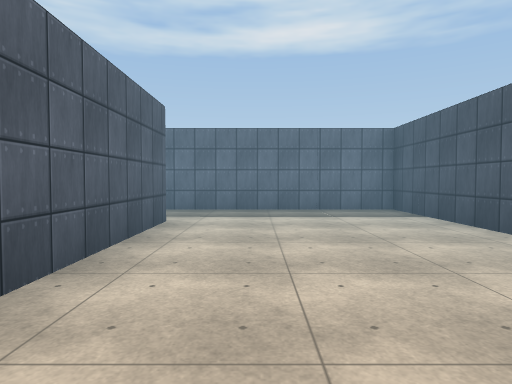
[1] (above)

17 first-person views from a walk through a Unity game level. The camera is 1.4 m above the floor, tilts 2° down and sees 75° across. The floor is counted in squares, 2 m on a side. Each view is taken from the middle of a square. On the plan, view 1 faces up. The plan holds only what a view shows up to about 10 squares ahead; the rest is blank. The player character is not drawn. Some animated figures are not drawn. Surface patterns are stand-ins for the level's own textures.

[2]
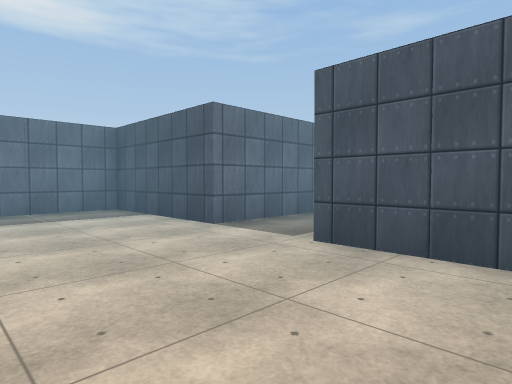

[3]
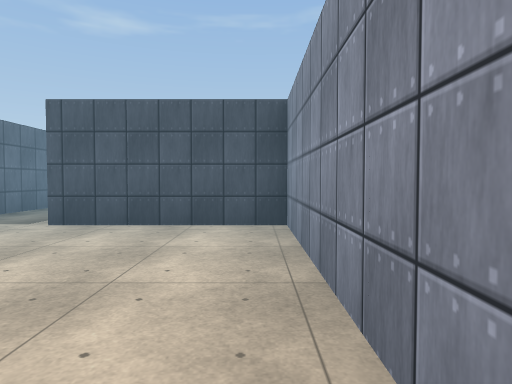

[4]
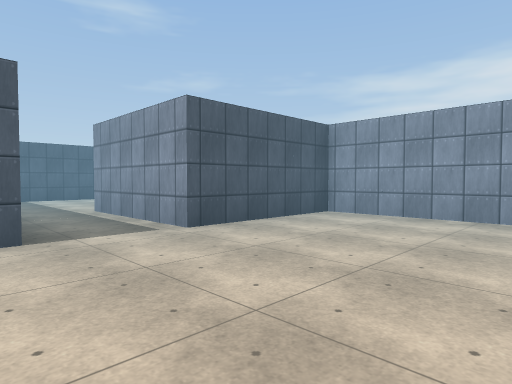

[5]
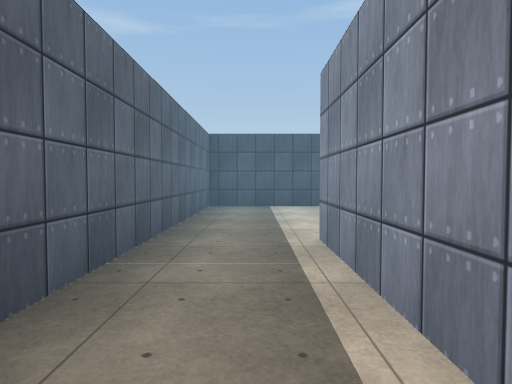

[6]
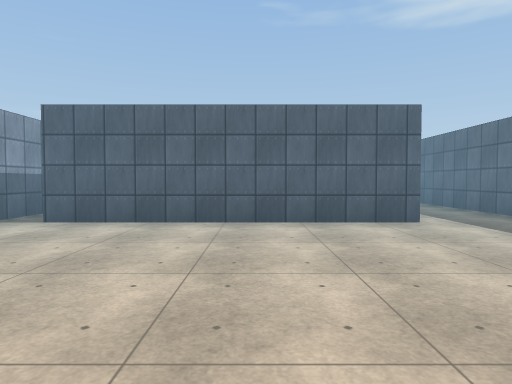

[7]
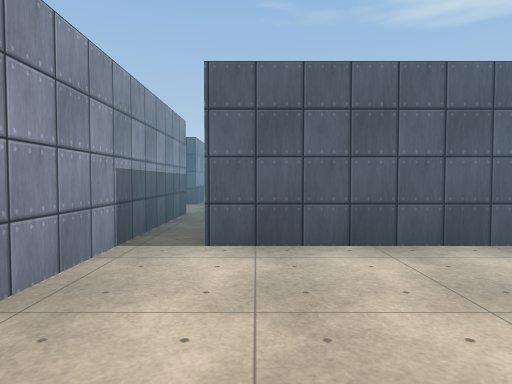

[8]
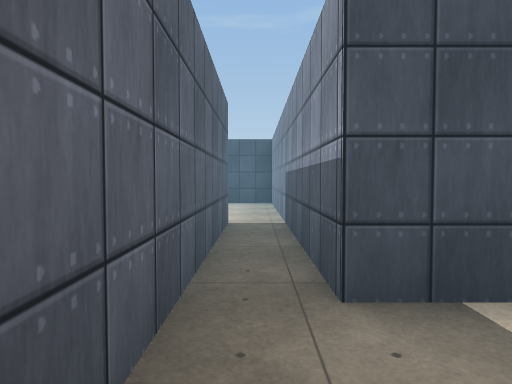

[9]
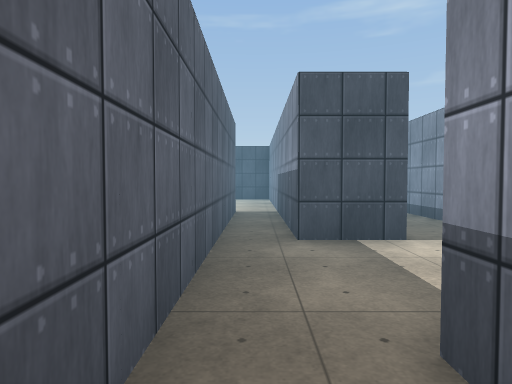

[10]
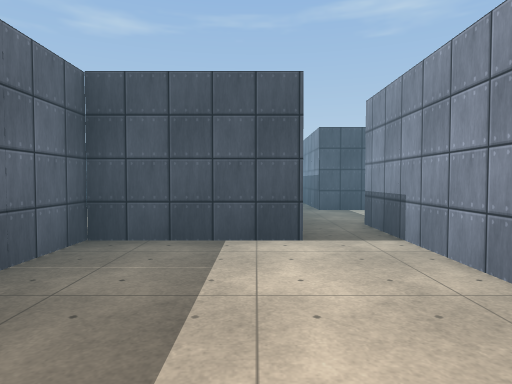

[11]
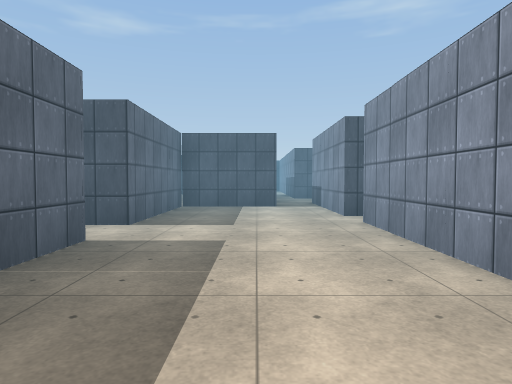

[12]
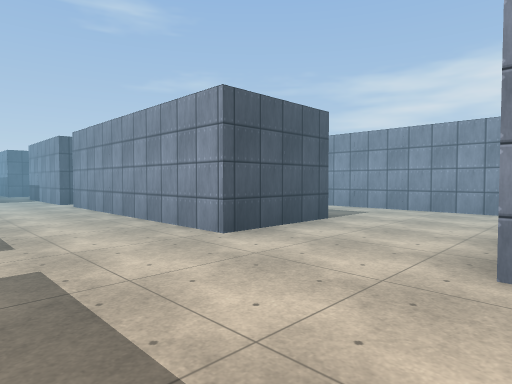

[13]
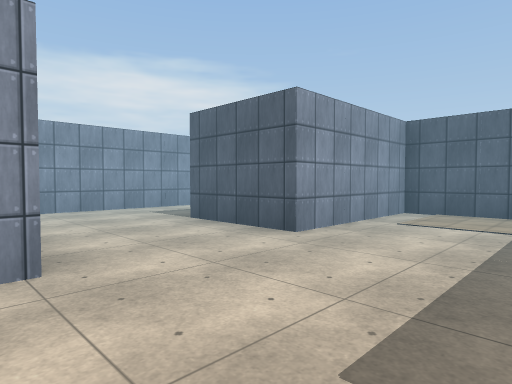

[14]
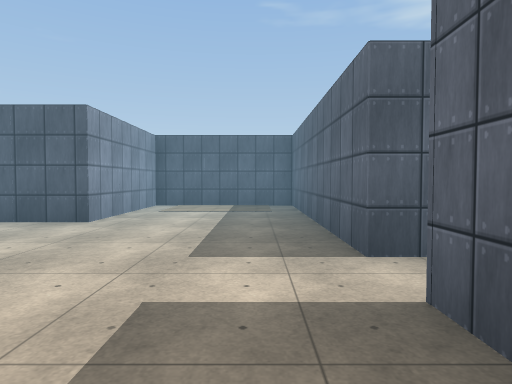

[15]
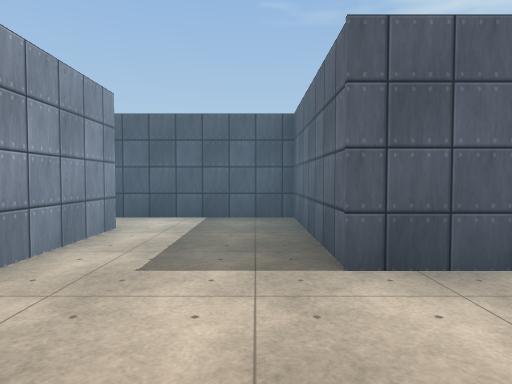

[16]
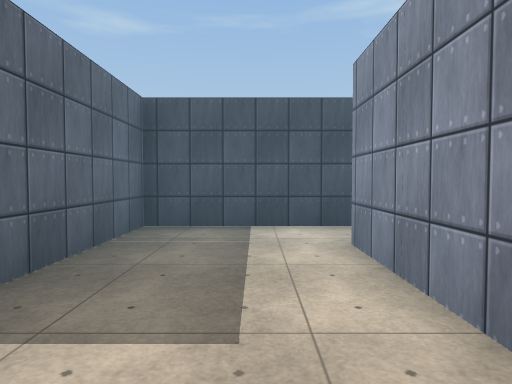

[17]
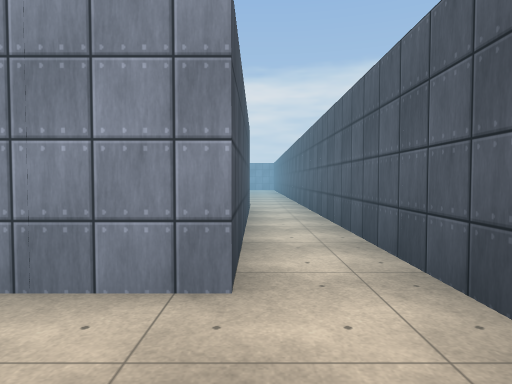

### Floor plan
Points are (right, up) in squares from view 1. A wall is a line through its corners. A room is listed if a view was taken in it or the views show most of it. See-through windows are left out.
Room 1 (views 1, 2, 3, 4, 5, 6, 7)
walls: (-1.5, 5.8) (-1.5, 1.4); (-3.5, -0.5) (-5.5, -0.5); (-5.1, -1.5) (3.2, -1.5) (3.2, 2.2) (7, 2.2); (8.6, 4.3) (3.2, 4.3) (3.2, 8) (-1.5, 8)
ways out: opening at (-4.5, -1) to room 2; opening at (-2.3, 0); opening at (-2, 7); opening at (7.5, 3.5)
Room 2 (view 8)
walls: (-7.7, -1.8) (-7.7, -2.1); (-5.5, -0.5) (-7.5, -0.5); (-5.1, -2.9) (-5.1, -1.5)
ways out: opening at (-4.5, -1) to room 1; opening at (-8.5, -1) to room 3; opening at (-6.5, -2)
Room 3 (views 9, 10, 11, 12, 13, 14, 15, 16, 17)
walls: (-18.6, -4.4) (-18.6, -1.8) (-12.4, -1.8); (-19, 2) (-25.3, 2) (-25.3, -1.8) (-21.6, -1.8) (-21.6, -4.3) (-25.3, -4.3) (-25.3, -13.5); (-17.2, 2) (-18, 2); (-14.9, -7.5) (-14.9, -4.3) (-17.9, -4.3); (-14.1, 2) (-15.5, 2); (-11.5, -2.1) (-11.5, -1.8) (-7.7, -1.8); (-9.1, -0.6) (-9.1, 2) (-12.8, 2); (-23.8, -12.6) (-23.8, -7) (-16.2, -7); (-7.5, -0.5) (-8.5, -0.5)
ways out: opening at (-8.5, -1) to room 2; opening at (-25, -13); opening at (-14, 2)

Where each view was taken, in squares from view 1:
view 1: 0 up, 0 right, facing up
view 2: 0 up, 0 right, facing up-right
view 3: 1 down, 2 left, facing right
view 4: 5 up, 1 left, facing down-right
view 5: 3 up, 3 right, facing right
view 6: 3 up, 4 right, facing left
view 7: 0 up, 2 right, facing left
view 8: 1 down, 7 left, facing right
view 9: 1 down, 9 left, facing right
view 10: 0 up, 13 left, facing right
view 11: 0 up, 18 left, facing right
view 12: 1 up, 22 left, facing down-right
view 13: 1 up, 18 left, facing down-left
view 14: 1 up, 16 left, facing left
view 15: 5 down, 19 left, facing left
view 16: 6 down, 20 left, facing right
view 17: 5 down, 24 left, facing down
